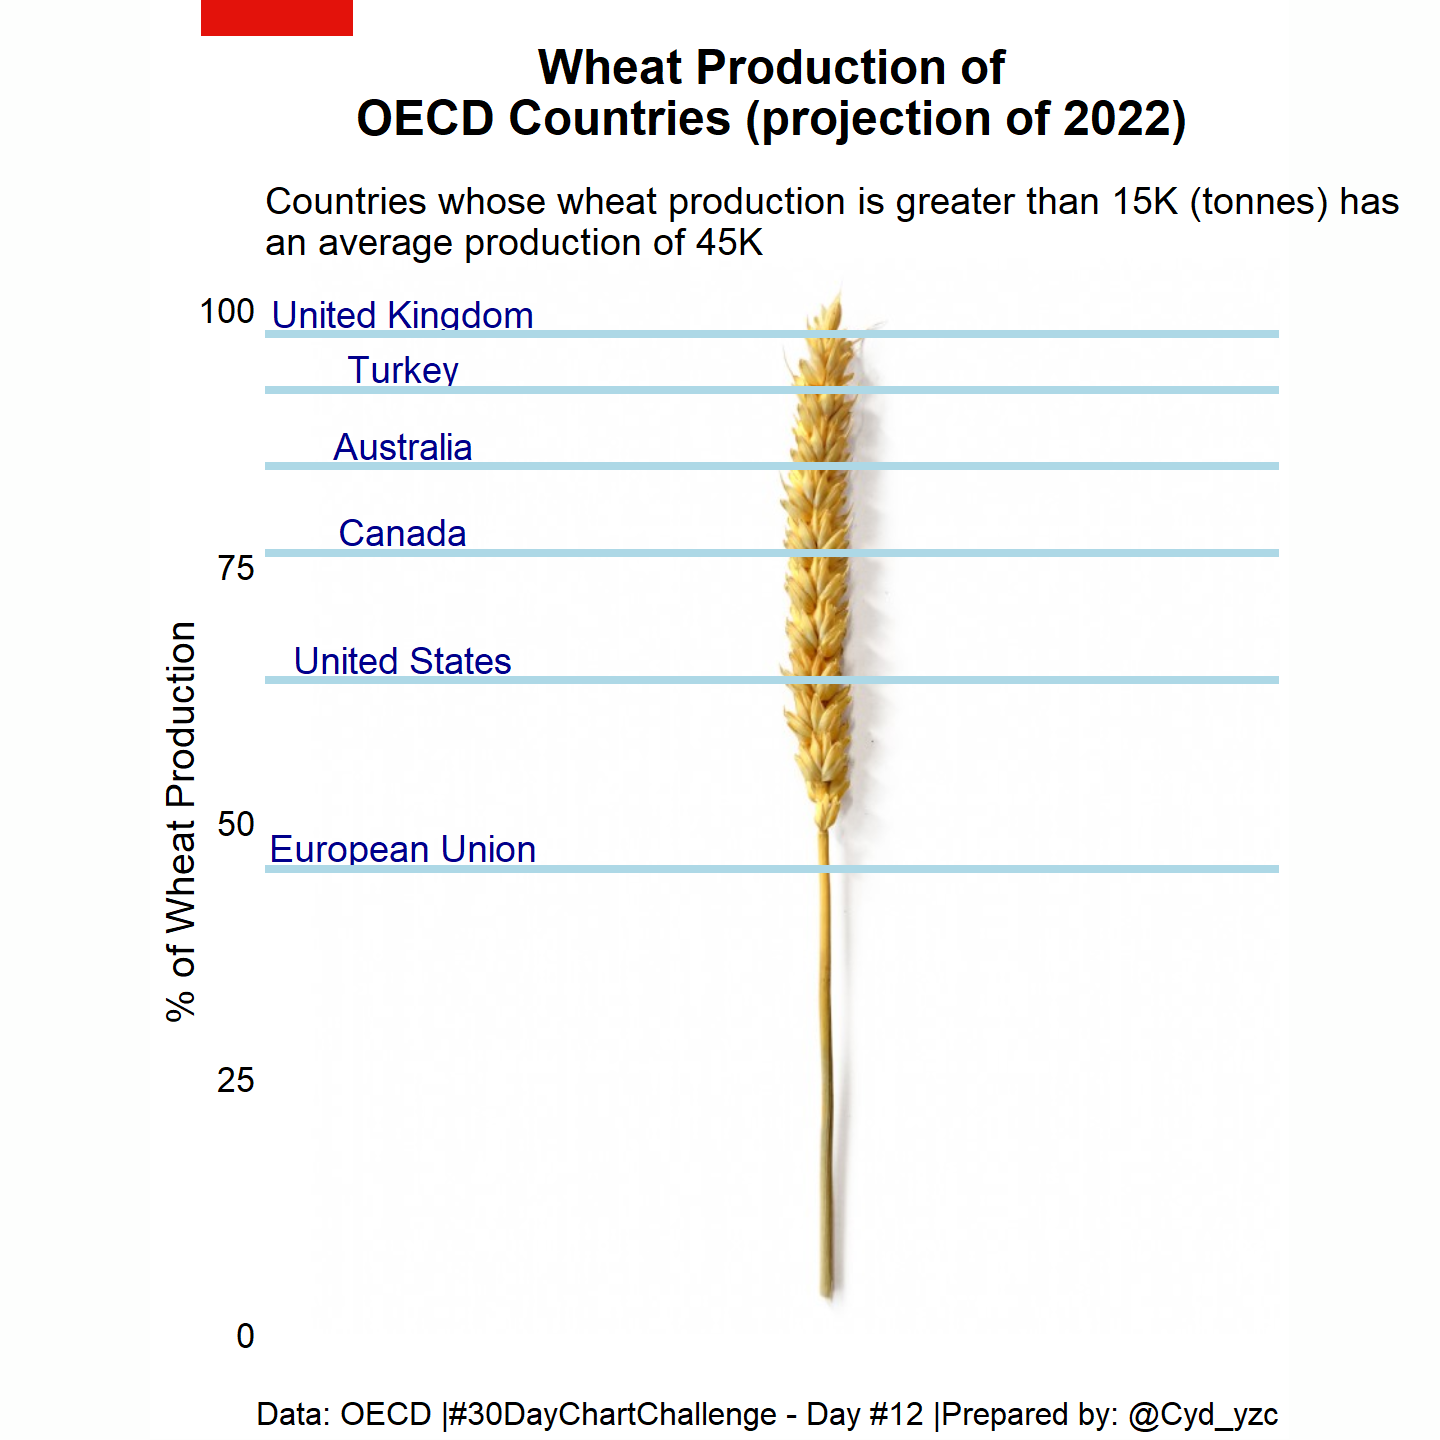

Write the R code that produced this figure.
library(readr)
library(tidyverse)
library(dplyr)
library(ggthemes)
library(ggplot2)
library(cowplot)
library(ggimage)
library(rasterImage)
library(png)
library(grid)

# Data Import

  dt <- read.csv("HIGH_AGLINK_2021_12052022194238126.csv")
head(dt)

# Data Wrangling

dt <- dt %>%
  filter(Country %in% c("Austria",
                        "Australia", "Belgium", "Canada", "Chile", "Colombia",
                        "Costa Rica", "Czech Republic", "Denmark", "Estonia", 
                        "Finland", "France", "Germany", "Greece", "Hungary", 
                        "Iceland", "Ireland", "Israel", "Italy", "Japan", 
                        "Korea", "Latvia", "Lithuania", "Luxembourg",
                        "Mexico", "Netherlands", "New Zealand", "Norway",
                        "Poland", "Portugal", "Slovak Republic", "Slovenia",
                        "Spain", "Sweden", "Switzerland", "Turkey",
                        "United Kingdom", "United States", "European Union"),
         Variable == "Production",
         Value != 0,
         Time == 2022,
         Commodity == "Wheat") %>%
  mutate(Percent = Value / sum(Value) * 100) %>%
  arrange(desc(Percent)) %>%
  filter(Percent > 2) %>%
  mutate(Cum_Sum = cumsum(Percent)) 

img <- readPNG("wheat.png")
dt$image <- "wheat.png"

# Plot 

p <- ggplot(dt) +
  annotation_custom(rasterGrob(img, 
                               width = unit(1,"npc"),
                               height = unit(1,"npc")), 
                   xmin = 0, xmax = 100, ymin = 0, ymax = 105) +
 geom_text(dt, mapping = aes(x = 9, y = Cum_Sum + 2.1, label = Country),
           size = 13, colour = "dark blue") +
  geom_hline(yintercept = dt$Cum_Sum, linetype = 1, 
             colour = "light blue", size = 3) +
  coord_fixed(ylim = c(0, 100), xlim = c(0, 90)) +
  labs(x = "",
       y = "% of Wheat Production",
       title = "Wheat Production of\nOECD Countries (projection of 2022)",
       subtitle = "\nCountries whose wheat production is greater than 15K (tonnes) has\nan average production of 45K",
       caption = "Data: OECD |#30DayChartChallenge - Day #12 |Prepared by: @Cyd_yzc") +
 theme_economist() +
  theme(text = element_text(family = "sans"),
        plot.background = element_rect(fill = "white"),
           axis.ticks.x = element_blank(),
        plot.title = element_text(size = 48, hjust = 0.5,
                                  margin = margin(30,0,0,0)),
        plot.subtitle = element_text(size = 38, hjust = 0),
        axis.text.x = element_blank(),
        plot.caption = element_text(size = 32, hjust = 1),
        axis.line.x = element_blank(),
        axis.text.y = element_text(hjust = 1, size = 35),
        axis.title.y = element_text(size = 39)
) +
  scale_size_area(max_size = 30)
        
# red box
rect <- rectGrob(
  x = unit(2.8, "in"),
  y = unit(1, "npc"),
  width = unit(2.1, "in"),
  height = unit(0.5, "in"),
  hjust = 0, vjust = 1,
  gp = gpar(col = "#E3120B", fill = "#E3120B", alpha = 1)
)
p2 <- ggdraw(p) +
  draw_grob(rect) 

# Save the Plot

ggsave("Day12.png", p2, width = 20, height = 20, dpi = 72)  
